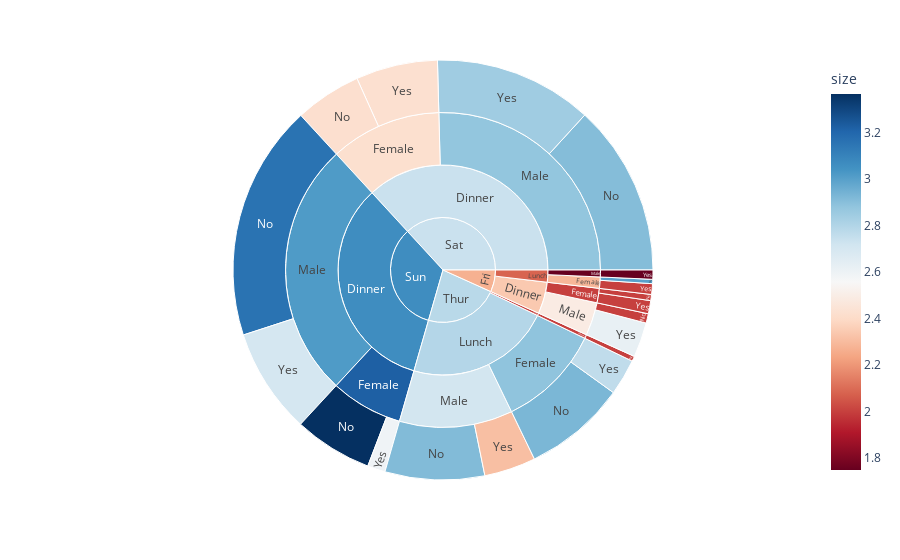

The notebook cell saved with this chart:
### Code cell
px.sunburst(tips, path=['day', 'time', 'sex', 'smoker'],values='total_bill', color='size', color_continuous_scale='RdBu')

### Figure 1 — Plotly figure (JSON) as saved in the notebook; plotly's stock layout.template omitted (floating-point values rounded to 4 significant figures)
{"data": [{"branchvalues": "total", "customdata": [[2], [2.421], [3.365], [2], [3.0], [2.927], [2], [2.908], [3.159], [2.914], [2], [2.427], [2.59], [2], [2.763], [2.621], [2.844], [2.703], [1.749], [2.312], [2], [2.424], [3.222], [2], [2.287], [2.884], [2.489], [2.877], [3.018], [1.749], [2.708], [2.34], [2.737], [3.063], [2], [2.082], [2.793], [2.269], [2.737], [3.063], [2.779]], "domain": {"x": [0, 1], "y": [0, 1]}, "hovertemplate": "labels=%{label}<br>total_bill=%{value}<br>parent=%{parent}<br>id=%{id}<br>size=%{color}<extra></extra>", "ids": ["Fri/Dinner/Female/No", "Sat/Dinner/Female/No", "Sun/Dinner/Female/No", "Thur/Dinner/Female/No", "Fri/Lunch/Female/No", "Thur/Lunch/Female/No", "Fri/Dinner/Male/No", "Sat/Dinner/Male/No", "Sun/Dinner/Male/No", "Thur/Lunch/Male/No", "Fri/Dinner/Female/Yes", "Sat/Dinner/Female/Yes", "Sun/Dinner/Female/Yes", "Fri/Lunch/Female/Yes", "Thur/Lunch/Female/Yes", "Fri/Dinner/Male/Yes", "Sat/Dinner/Male/Yes", "Sun/Dinner/Male/Yes", "Fri/Lunch/Male/Yes", "Thur/Lunch/Male/Yes", "Fri/Dinner/Female", "Sat/Dinner/Female", "Sun/Dinner/Female", "Thur/Dinner/Female", "Fri/Lunch/Female", "Thur/Lunch/Female", "Fri/Dinner/Male", "Sat/Dinner/Male", "Sun/Dinner/Male", "Fri/Lunch/Male", "Thur/Lunch/Male", "Fri/Dinner", "Sat/Dinner", "Sun/Dinner", "Thur/Dinner", "Fri/Lunch", "Thur/Lunch", "Fri", "Sat", "Sun", "Thur"], "labels": ["No", "No", "No", "No", "No", "No", "No", "No", "No", "No", "Yes", "Yes", "Yes", "Yes", "Yes", "Yes", "Yes", "Yes", "Yes", "Yes", "Female", "Female", "Female", "Female", "Female", "Female", "Male", "Male", "Male", "Male", "Male", "Dinner", "Dinner", "Dinner", "Dinner", "Lunch", "Lunch", "Fri", "Sat", "Sun", "Thur"], "marker": {"coloraxis": "coloraxis", "colors": [2, 2.421, 3.365, 2, 3.0, 2.927, 2, 2.908, 3.159, 2.914, 2, 2.427, 2.59, 2, 2.763, 2.621, 2.844, 2.703, 1.749, 2.312, 2, 2.424, 3.222, 2, 2.287, 2.884, 2.489, 2.877, 3.018, 1.749, 2.708, 2.34, 2.737, 3.063, 2, 2.082, 2.793, 2.269, 2.737, 3.063, 2.779]}, "name": "", "parents": ["Fri/Dinner/Female", "Sat/Dinner/Female", "Sun/Dinner/Female", "Thur/Dinner/Female", "Fri/Lunch/Female", "Thur/Lunch/Female", "Fri/Dinner/Male", "Sat/Dinner/Male", "Sun/Dinner/Male", "Thur/Lunch/Male", "Fri/Dinner/Female", "Sat/Dinner/Female", "Sun/Dinner/Female", "Fri/Lunch/Female", "Thur/Lunch/Female", "Fri/Dinner/Male", "Sat/Dinner/Male", "Sun/Dinner/Male", "Fri/Lunch/Male", "Thur/Lunch/Male", "Fri/Dinner", "Sat/Dinner", "Sun/Dinner", "Thur/Dinner", "Fri/Lunch", "Thur/Lunch", "Fri/Dinner", "Sat/Dinner", "Sun/Dinner", "Fri/Lunch", "Thur/Lunch", "Fri", "Sat", "Sun", "Thur", "Fri", "Thur", "", "", "", ""], "type": "sunburst", "values": [22.75, 247.1, 291.5, 18.78, 15.98, 381.6, 34.95, 637.7, 877.3, 369.7, 48.8, 304, 66.16, 39.78, 134.5, 129.5, 589.6, 392.1, 34.16, 191.7, 71.55, 551.0, 357.7, 18.78, 55.76, 516.1, 164.4, 1227.0, 1269.0, 34.16, 561.4, 236.0, 1778.0, 1627.0, 18.78, 89.92, 1078.0, 325.9, 1778.0, 1627.0, 1096.0]}], "layout": {"coloraxis": {"colorbar": {"title": {"text": "size"}}, "colorscale": [[0, "rgb(103,0,31)"], [0.1, "rgb(178,24,43)"], [0.2, "rgb(214,96,77)"], [0.3, "rgb(244,165,130)"], [0.4, "rgb(253,219,199)"], [0.5, "rgb(247,247,247)"], [0.6, "rgb(209,229,240)"], [0.7, "rgb(146,197,222)"], [0.8, "rgb(67,147,195)"], [0.9, "rgb(33,102,172)"], [1, "rgb(5,48,97)"]]}, "legend": {"tracegroupgap": 0}, "margin": {"t": 60}}}
